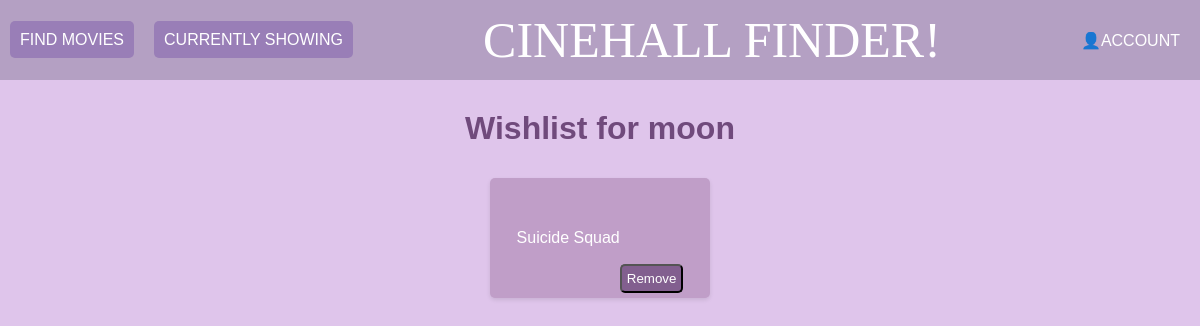
The app's page /wishlist_page/moon, older data.
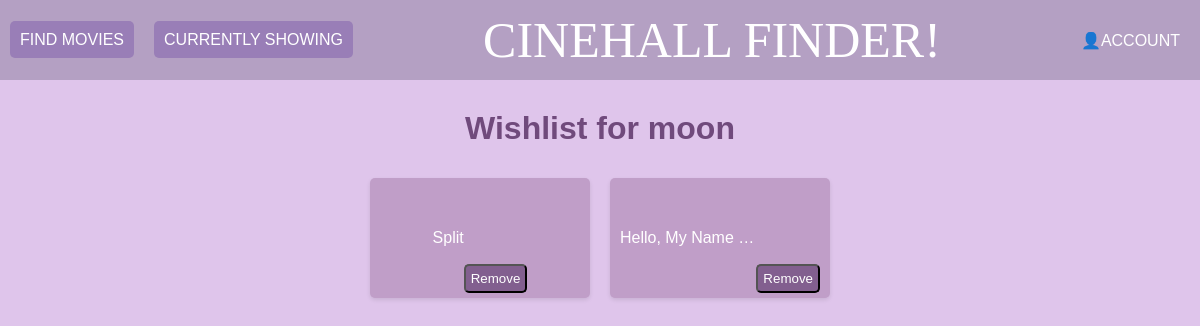
The same page, newer data.
### app/models.py (models this page shows, shortened)
class User(db.Model):
    id = db.Column(db.Integer, primary_key=True)
    username = db.Column(db.String(80), unique=True, nullable=False)
    email = db.Column(db.String(120), unique=True, nullable=False)
    password = db.Column(db.String(80), nullable=False)
    security_answer = db.Column(db.String(255), nullable=False)
    friends = relationship(
        'User',
        secondary='friendship',
        primaryjoin=id == Friendship.user_id,
        secondaryjoin=id == Friendship.friend_id,
        backref='friend_of'
    )

class Wishlist(db.Model):
    id = db.Column(db.Integer, primary_key=True)
    movie_rank = db.Column(db.Integer, db.ForeignKey('Movie_Data.Rank'), nullable=False)
    user_id = db.Column(db.Integer, db.ForeignKey('user.id'), nullable=False)  # Corrected reference to 'user' table
    user = db.relationship('User', backref=db.backref('wishlist', lazy=True))

class Movie_Data(db.Model):
    __tablename__ = 'Movie_Data'
    Rank = db.Column(db.Integer, primary_key=True)
    Title = db.Column(db.Text)
    Genre = db.Column(db.Text)
    Description = db.Column(db.Text)
    Director = db.Column(db.Text)
    Actors = db.Column(db.Text)
    Year = db.Column(db.Integer)
    Runtime = db.Column(db.Integer)
    Rating = db.Column(db.Numeric)
    Votes = db.Column(db.Integer)
    Revenue = db.Column(db.Text)
    Metascore = db.Column(db.Integer)

### app/routes.py (the view)
@app.route('/wishlist_page/<username>', methods=['GET', 'POST'])
def wishlist_page(username):
    user = User.query.filter_by(username=username).first()
    if user:
        wishlist_data = get_wishlist_data(username)
        for entry in wishlist_data:
            entry.movie = Movie_Data.query.filter_by(Rank=entry.movie_rank).first()
        return render_template('wishlist.html', user=user, wishlist_data=wishlist_data,username=username)
    else:
        return "User not found."

### app/routes.py (called while the page is built)
def get_wishlist_data(username):
    user = User.query.filter_by(username=username).first()
    if user:
        wishlist_data = Wishlist.query.filter_by(user_id=user.id).all()
        return wishlist_data
    else:
        return []

### app/templates/wishlist.html (shortened to what this page needs)
{% extends 'base1.html' %}
{% block content %}
</head>
<body>
    <h1>Wishlist for {{ user.username }}</h1>
    <div class="movie-container">
        {% for entry in wishlist_data %}
            <div class="movie-box">
                <p class="movie-title">{{ entry.movie.Title }}</p><br><br>
                <form action="{{ url_for('remove_from_wishlist', Rank=entry.movie.Rank) }}" method="POST">
                    <button type="submit" class="wishlist-btn" >Remove</button>
                </form>
            </div>
        {% endfor %}
    </div>
</body>
{% endblock %}

### app/templates/base1.html (shortened to what this page needs)
<!DOCTYPE html>
<html lang="en">
<head>
</head>
<body>
    <div class="navbar">
        <div class="icons">
            <div class="dropdown">
                <a href="{{ url_for('search', username=username) }}" class="all-products-button">FIND MOVIES</a>
            </div>
            <div class="dropdown">
                <a href="{{ url_for('current_movies', username=username) }}" class="all-products-button">CURRENTLY SHOWING</a>
            </div>
        </div>
        <div class="icons">
            <a href="{{ url_for('dashboard', username=session.username) }}" class="website-name">CINEHALL FINDER!</a>
        </div>
        <div class="'icons">
            <div class="dropdown">
                <a href="#">👤ACCOUNT</a>
            </div>
        </div>
    </div>
    <div class="content">
        {% block content %}{% endblock %}
    </div>
</body>
</html>

### app/templates/base1.html (style rules this page uses)
body { margin: 0; font-family: Font1,Arial, sans-serif; background-color: #e5d7ec; color: #615f5f; text-align: center; }
.navbar { display: flex; justify-content: space-between; align-items: center; background-color: #b4a0c3; color: white; padding: 10px; height: 60px; position: relative; }
.navbar a, .dropdown-content a { color: white; text-decoration: none; padding: 10px; }
.dropdown { position: relative; display: inline-block; }
.icons { display: flex; align-items: center; }
.icons a { margin-right: 20px; position: relative; }
.website-name { font-family: myFont; font-size: 50px; }
.all-products-button { padding: 10px 20px; background-color: #997eb7; color: white; border: none; border-radius: 5px; text-decoration: none; cursor: pointer; transition: background-color 0.3s ease; }

### app/templates/wishlist.html (style rules this page uses)
body { font-family: Arial, sans-serif; background-color: #dfc5eb; margin: 0; padding: 0; box-sizing: border-box; }
h1 { color: #704a7c; text-align: center; margin-top: 30px; }
.movie-container { display: flex; flex-wrap: wrap; justify-content: center; }
.movie-box { background-color: #c09ec8; padding: 10px; border-radius: 5px; margin: 10px; box-shadow: 0 2px 4px rgba(0, 0, 0, 0.1); width: 200px; height: 100px; display: flex; align-items: center; justify-content: center; }
.movie-title { color: #fff; text-align: center; overflow: hidden; text-overflow: ellipsis; white-space: nowrap; max-width: 100%; }
.wishlist-btn { display: inline-block; padding: 5px 5px; background-color: #825f8f; color: #fff; text-decoration: none; border-radius: 5px; transition: background-color 0.3s ease; margin-top: 80px; }

Row changes from the older to the newer data that the page shows:
changed Wishlist: movie.Title "Suicide Squad" → "Split"
added Wishlist: movie.Title "Hello, My Name…"
